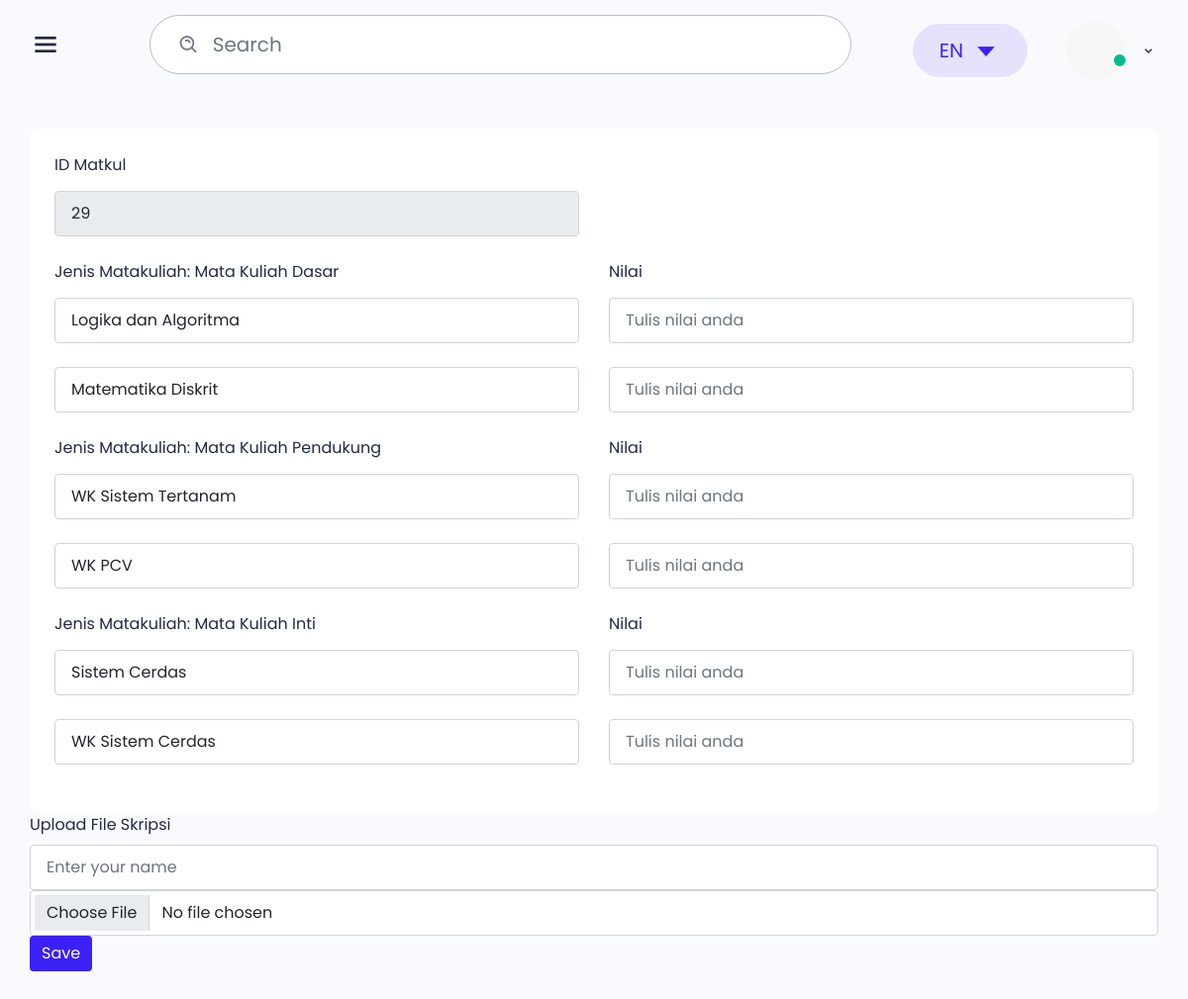
/id3/input_nilai.php, run on an earlier commit of the app's database.
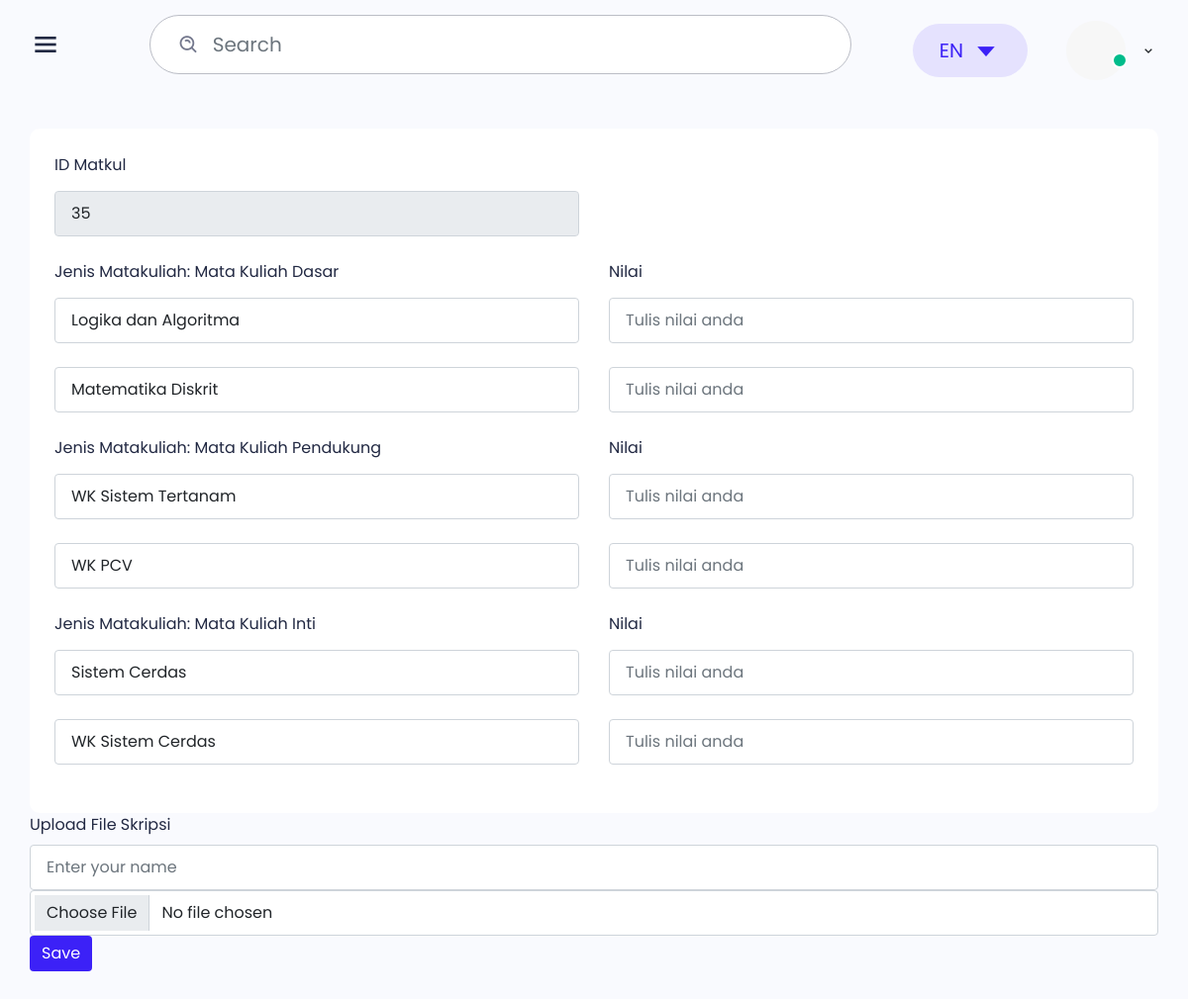
And on a later commit of the database.
### tables this page shows
CREATE TABLE `mata_kuliah` (
  `id_matkul` int(11) NOT NULL,
  `logika_algoritma` float NOT NULL,
  `matematika_Diskrit` float NOT NULL,
  `wk_sistemtertanam` float NOT NULL,
  `wk_pcv` float NOT NULL,
  `sistem_cerdas` float NOT NULL,
  `wk_sistem_cerdas` float NOT NULL,
  `name` text NOT NULL,
  `file` varchar(50) NOT NULL,
  `id_status` int(3) NOT NULL DEFAULT '0',
  `id_nilai_skripsi` int(3) NOT NULL DEFAULT '0'
);

### id3/input_nilai.php (the view, shortened to what the changed rows need)
<!DOCTYPE html>
<html lang="en">
<head>
    <link href='https://unpkg.com/boxicons@2.0.7/css/boxicons.min.css' rel='stylesheet'>
    <link rel="stylesheet" href="css/icons.min.css">
    <link rel="stylesheet" href="./libs/date-picker/datepicker.css">
    <link rel="stylesheet" href="./css/bootstrap.min.css">
    <link rel="stylesheet" href="./css/grid.css">
    <link rel="stylesheet" href="./css/style.css">
    <link rel="stylesheet" href="./css/responsive.css">
</head>
<body class="sidebar-expand counter-scroll">
    <div class="main">
    <div class="main-content project">
            <div class="row">
                <div class="col-12">
                    <div class="box">
                        <div class="box-body">
                            <div class="row">
                                <?php
                                include 'koneksi.php';
                                $sql3   = "SELECT id_matkul FROM mata_kuliah ORDER by id_matkul DESC";
                                $q3     = mysqli_query($koneksi, $sql3);
                                $r2 = mysqli_fetch_array($q3);
                                $id_matkul2         = $r2['id_matkul']+1;
                                ?>
                                <div class="col-md-6 col-sm-12 mb-24">
                                <div class="form-group"> <label class="form-label">ID Matkul</label> <input
                                        value="<?=$id_matkul2?>"    class="form-control" disabled  name="id_matkul" placeholder="ID Matkul"> </div>
                                </div>
                            </div>
                            </div>
                            </div>
                        </div>
                    </div>
                </div>
            </div>
</body>
</html>

What changed in the data, as far as the page shows it:
no longer on this page (row edited): mata_kuliah: id_matkul "29"
added mata_kuliah: id_matkul "35"
